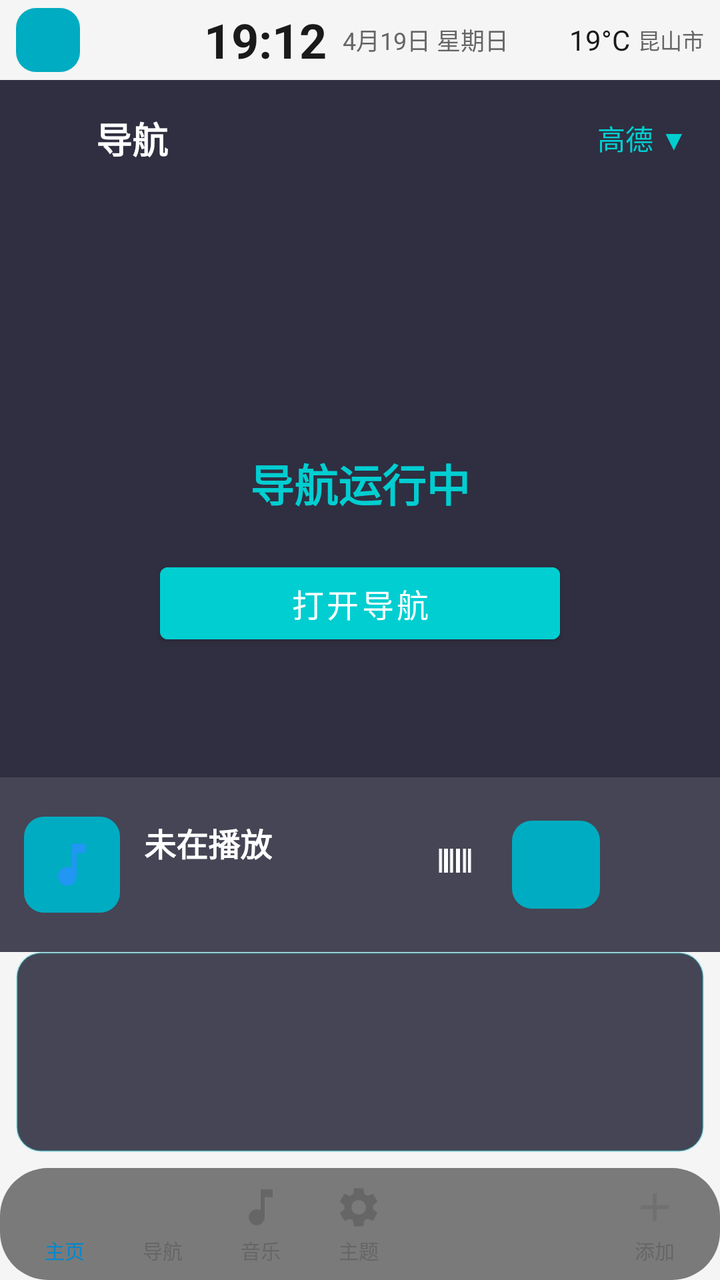
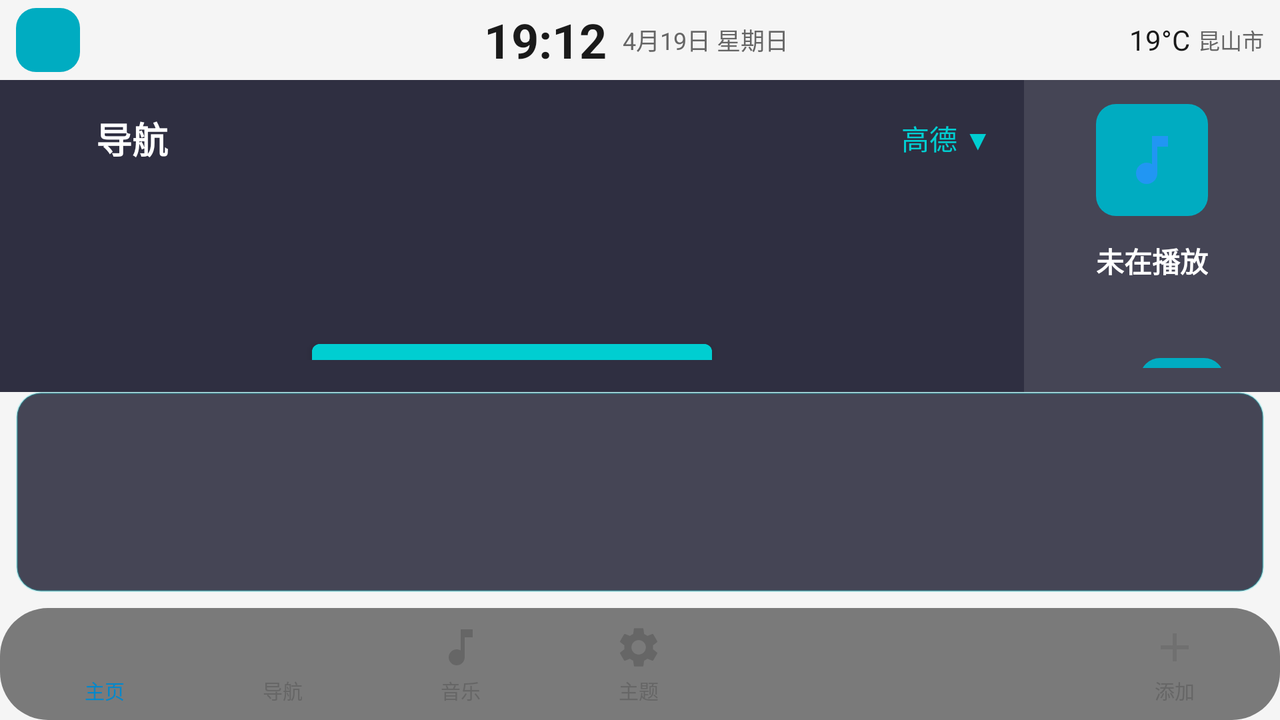

An Android layout and its configuration variant, each rendered on a device that would load it. The default file and the variant file are quoted in full after the pictures.
<!-- AndroidManifest.xml: activity theme Theme.PandaCarLauncher -->
<!-- res/layout/activity_main.xml -->
<?xml version="1.0" encoding="utf-8"?>
<FrameLayout xmlns:android="http://schemas.android.com/apk/res/android"
    xmlns:app="http://schemas.android.com/apk/res-auto"
    android:id="@+id/root_container"
    android:layout_width="match_parent"
    android:layout_height="match_parent">

    
    <ImageView
        android:id="@+id/iv_wallpaper"
        android:layout_width="match_parent"
        android:layout_height="match_parent"
        android:scaleType="centerCrop" />

    
    <LinearLayout
        android:layout_width="match_parent"
        android:layout_height="match_parent"
        android:orientation="vertical">

        
        <include
            android:id="@+id/status_bar"
            layout="@layout/layout_status_bar"
            android:layout_width="match_parent"
            android:layout_height="@dimen/status_bar_height" />

        
        <LinearLayout
            android:layout_width="match_parent"
            android:layout_height="0dp"
            android:layout_weight="1"
            android:orientation="vertical">

            
            <FrameLayout
                android:id="@+id/nav_area"
                android:layout_width="match_parent"
                android:layout_height="0dp"
                android:layout_weight="4"
                android:background="#E61A1A2E">

                <LinearLayout
                    android:layout_width="match_parent"
                    android:layout_height="match_parent"
                    android:orientation="vertical"
                    android:padding="16dp">

                    
                    <LinearLayout
                        android:layout_width="match_parent"
                        android:layout_height="wrap_content"
                        android:orientation="horizontal"
                        android:gravity="center_vertical">

                        <ImageView
                            android:layout_width="24dp"
                            android:layout_height="24dp"
                            android:src="@drawable/ic_navigation"
                            android:tint="#00CED1" />

                        <TextView
                            android:layout_width="0dp"
                            android:layout_height="wrap_content"
                            android:layout_weight="1"
                            android:layout_marginStart="8dp"
                            android:text="导航"
                            android:textColor="#FFFFFF"
                            android:textSize="18sp"
                            android:textStyle="bold" />

                        <TextView
                            android:id="@+id/nav_switch"
                            android:layout_width="wrap_content"
                            android:layout_height="wrap_content"
                            android:text="高德 ▼"
                            android:textColor="#00CED1"
                            android:textSize="14sp" />

                    </LinearLayout>

                    
                    <LinearLayout
                        android:layout_width="match_parent"
                        android:layout_height="0dp"
                        android:layout_weight="1"
                        android:orientation="vertical"
                        android:gravity="center">

                        <ImageView
                            android:layout_width="80dp"
                            android:layout_height="80dp"
                            android:src="@drawable/ic_navigation"
                            android:tint="#3000CED1" />

                        <TextView
                            android:id="@+id/nav_status"
                            android:layout_width="wrap_content"
                            android:layout_height="wrap_content"
                            android:layout_marginTop="16dp"
                            android:text="导航运行中"
                            android:textColor="#00CED1"
                            android:textSize="22sp"
                            android:textStyle="bold" />

                        <Button
                            android:id="@+id/nav_open"
                            android:layout_width="200dp"
                            android:layout_height="48dp"
                            android:layout_marginTop="20dp"
                            android:text="打开导航"
                            android:textSize="16sp"
                            android:backgroundTint="#00CED1"
                            android:textColor="#FFFFFF" />

                    </LinearLayout>

                </LinearLayout>

            </FrameLayout>

            
            <LinearLayout
                android:id="@+id/music_area"
                android:layout_width="match_parent"
                android:layout_height="0dp"
                android:layout_weight="1"
                android:background="#CC1A1A2E"
                android:orientation="horizontal"
                android:gravity="center_vertical"
                android:padding="12dp">

                <ImageView
                    android:id="@+id/music_album"
                    android:layout_width="48dp"
                    android:layout_height="48dp"
                    android:src="@drawable/ic_music"
                    android:background="@drawable/bg_icon_cyan"
                    android:padding="10dp" />

                <LinearLayout
                    android:layout_width="0dp"
                    android:layout_height="wrap_content"
                    android:layout_weight="1"
                    android:layout_marginStart="12dp"
                    android:orientation="vertical">

                    <TextView
                        android:id="@+id/music_title"
                        android:layout_width="wrap_content"
                        android:layout_height="wrap_content"
                        android:text="未在播放"
                        android:textColor="#FFFFFF"
                        android:textSize="16sp"
                        android:textStyle="bold"
                        android:maxLines="1"
                        android:ellipsize="end" />

                    <TextView
                        android:id="@+id/music_artist"
                        android:layout_width="wrap_content"
                        android:layout_height="wrap_content"
                        android:layout_marginTop="4dp"
                        android:text=""
                        android:textColor="#80FFFFFF"
                        android:textSize="13sp"
                        android:maxLines="1"
                        android:ellipsize="end" />

                </LinearLayout>

                <LinearLayout
                    android:layout_width="wrap_content"
                    android:layout_height="wrap_content"
                    android:orientation="horizontal">

                    <ImageView
                        android:id="@+id/music_prev"
                        android:layout_width="40dp"
                        android:layout_height="40dp"
                        android:src="@drawable/ic_skip_prev"
                        android:padding="8dp"
                        android:background="@drawable/bg_control_btn" />

                    <ImageView
                        android:id="@+id/music_play"
                        android:layout_width="44dp"
                        android:layout_height="44dp"
                        android:layout_marginStart="8dp"
                        android:layout_marginEnd="8dp"
                        android:src="@drawable/ic_play"
                        android:background="@drawable/bg_icon_cyan"
                        android:padding="11dp" />

                    <ImageView
                        android:id="@+id/music_next"
                        android:layout_width="40dp"
                        android:layout_height="40dp"
                        android:src="@drawable/ic_skip_next"
                        android:padding="8dp"
                        android:background="@drawable/bg_control_btn" />

                </LinearLayout>

            </LinearLayout>

            
            <androidx.recyclerview.widget.RecyclerView
                android:id="@+id/rv_app_grid"
                android:layout_width="match_parent"
                android:layout_height="100dp"
                android:layout_marginStart="8dp"
                android:layout_marginEnd="8dp"
                android:layout_marginBottom="8dp"
                android:background="@drawable/bg_plugin_card"
                android:clipToPadding="false"
                android:padding="8dp" />

        </LinearLayout>

        
        <include
            android:id="@+id/bottom_nav"
            layout="@layout/layout_bottom_nav"
            android:layout_width="match_parent"
            android:layout_height="@dimen/bottom_nav_height" />

    </LinearLayout>

</FrameLayout>
<!-- res/layout/layout_status_bar.xml (included above) -->
<?xml version="1.0" encoding="utf-8"?>
<LinearLayout xmlns:android="http://schemas.android.com/apk/res/android"
    android:layout_width="match_parent"
    android:layout_height="@dimen/status_bar_height"
    android:orientation="horizontal"
    android:gravity="center_vertical"
    android:paddingStart="@dimen/spacing_md"
    android:paddingEnd="@dimen/spacing_md"
    android:background="@color/transparent">

    
    <ImageView
        android:id="@+id/iv_user"
        android:layout_width="32dp"
        android:layout_height="32dp"
        android:src="@drawable/ic_user"
        android:background="@drawable/bg_icon_cyan"
        android:padding="6dp" />

    
    <ImageView
        android:layout_width="24dp"
        android:layout_height="24dp"
        android:layout_marginStart="@dimen/spacing_md"
        android:src="@drawable/ic_navigation"
        android:alpha="0.7" />

    
    <LinearLayout
        android:layout_width="0dp"
        android:layout_height="wrap_content"
        android:layout_weight="1"
        android:orientation="horizontal"
        android:gravity="center">

        <TextView
            android:id="@+id/tv_time"
            android:layout_width="wrap_content"
            android:layout_height="wrap_content"
            android:text="19:12"
            android:textColor="@color/text_primary"
            android:textSize="@dimen/status_bar_time_size"
            android:textStyle="bold" />

        <TextView
            android:id="@+id/tv_date"
            android:layout_width="wrap_content"
            android:layout_height="wrap_content"
            android:layout_marginStart="@dimen/spacing_md"
            android:text="4月19日 星期日"
            android:textColor="@color/text_secondary"
            android:textSize="@dimen/status_bar_date_size" />

    </LinearLayout>

    
    <LinearLayout
        android:layout_width="wrap_content"
        android:layout_height="wrap_content"
        android:orientation="horizontal"
        android:gravity="center_vertical">

        <TextView
            android:id="@+id/tv_weather"
            android:layout_width="wrap_content"
            android:layout_height="wrap_content"
            android:text="19°C"
            android:textColor="@color/text_primary"
            android:textSize="@dimen/text_size_normal" />

        <TextView
            android:id="@+id/tv_location"
            android:layout_width="wrap_content"
            android:layout_height="wrap_content"
            android:layout_marginStart="@dimen/spacing_sm"
            android:text="昆山市"
            android:textColor="@color/text_secondary"
            android:textSize="@dimen/text_size_small" />

    </LinearLayout>

</LinearLayout>
<!-- res/layout/layout_bottom_nav.xml (included above) -->
<?xml version="1.0" encoding="utf-8"?>
<LinearLayout xmlns:android="http://schemas.android.com/apk/res/android"
    android:layout_width="match_parent"
    android:layout_height="@dimen/bottom_nav_height"
    android:orientation="horizontal"
    android:gravity="center_vertical"
    android:background="@drawable/bg_bottom_nav"
    android:paddingStart="8dp"
    android:paddingEnd="8dp">

    
    <LinearLayout
        android:id="@+id/nav_home"
        android:layout_width="0dp"
        android:layout_height="match_parent"
        android:layout_weight="1"
        android:orientation="vertical"
        android:gravity="center"
        android:background="?android:attr/selectableItemBackgroundBorderless">

        <ImageView
            android:layout_width="24dp"
            android:layout_height="24dp"
            android:src="@drawable/ic_home"
            android:tint="@color/primary" />

        <TextView
            android:layout_width="wrap_content"
            android:layout_height="wrap_content"
            android:layout_marginTop="2dp"
            android:text="@string/nav_home"
            android:textColor="@color/primary"
            android:textSize="@dimen/text_size_micro" />

    </LinearLayout>

    
    <LinearLayout
        android:id="@+id/nav_navigation"
        android:layout_width="0dp"
        android:layout_height="match_parent"
        android:layout_weight="1"
        android:orientation="vertical"
        android:gravity="center"
        android:background="?android:attr/selectableItemBackgroundBorderless">

        <ImageView
            android:layout_width="24dp"
            android:layout_height="24dp"
            android:src="@drawable/ic_navigation"
            android:tint="@color/text_secondary" />

        <TextView
            android:layout_width="wrap_content"
            android:layout_height="wrap_content"
            android:layout_marginTop="2dp"
            android:text="@string/nav_navigation"
            android:textColor="@color/text_secondary"
            android:textSize="@dimen/text_size_micro" />

    </LinearLayout>

    
    <LinearLayout
        android:id="@+id/nav_music"
        android:layout_width="0dp"
        android:layout_height="match_parent"
        android:layout_weight="1"
        android:orientation="vertical"
        android:gravity="center"
        android:background="?android:attr/selectableItemBackgroundBorderless">

        <ImageView
            android:layout_width="24dp"
            android:layout_height="24dp"
            android:src="@drawable/ic_music"
            android:tint="@color/text_secondary" />

        <TextView
            android:layout_width="wrap_content"
            android:layout_height="wrap_content"
            android:layout_marginTop="2dp"
            android:text="@string/nav_music"
            android:textColor="@color/text_secondary"
            android:textSize="@dimen/text_size_micro" />

    </LinearLayout>

    
    <LinearLayout
        android:id="@+id/nav_theme"
        android:layout_width="0dp"
        android:layout_height="match_parent"
        android:layout_weight="1"
        android:orientation="vertical"
        android:gravity="center"
        android:background="?android:attr/selectableItemBackgroundBorderless">

        <ImageView
            android:layout_width="24dp"
            android:layout_height="24dp"
            android:src="@drawable/ic_settings"
            android:tint="@color/text_secondary" />

        <TextView
            android:layout_width="wrap_content"
            android:layout_height="wrap_content"
            android:layout_marginTop="2dp"
            android:text="主题"
            android:textColor="@color/text_secondary"
            android:textSize="@dimen/text_size_micro" />

    </LinearLayout>

    
    <androidx.recyclerview.widget.RecyclerView
        android:id="@+id/rv_bottom_apps"
        android:layout_width="0dp"
        android:layout_height="match_parent"
        android:layout_weight="2"
        android:orientation="horizontal"
        android:scrollbars="none" />

    
    <LinearLayout
        android:id="@+id/nav_add"
        android:layout_width="0dp"
        android:layout_height="match_parent"
        android:layout_weight="1"
        android:orientation="vertical"
        android:gravity="center"
        android:background="?android:attr/selectableItemBackgroundBorderless">

        <ImageView
            android:layout_width="24dp"
            android:layout_height="24dp"
            android:src="@drawable/ic_add"
            android:tint="@color/text_secondary" />

        <TextView
            android:layout_width="wrap_content"
            android:layout_height="wrap_content"
            android:layout_marginTop="2dp"
            android:text="@string/nav_add"
            android:textColor="@color/text_secondary"
            android:textSize="@dimen/text_size_micro" />

    </LinearLayout>

</LinearLayout>
<!-- resources referenced by this layout -->
<resources>
  <color name="primary">#00CED1</color>
  <color name="text_primary">#FFFFFF</color>
  <color name="text_secondary">#B0B0B0</color>
  <color name="transparent">#00000000</color>
  <!-- from res/values-sw360dp/ -->
  <dimen name="bottom_nav_height">56dp</dimen>
  <!-- from res/values-sw360dp/ -->
  <dimen name="spacing_md">8dp</dimen>
  <!-- from res/values-sw360dp/ -->
  <dimen name="spacing_sm">4dp</dimen>
  <!-- from res/values-sw360dp/ -->
  <dimen name="status_bar_date_size">12sp</dimen>
  <!-- from res/values-sw360dp/ -->
  <dimen name="status_bar_height">40dp</dimen>
  <!-- from res/values-sw360dp/ -->
  <dimen name="status_bar_time_size">24sp</dimen>
  <!-- from res/values-sw360dp/ -->
  <dimen name="text_size_micro">10sp</dimen>
  <!-- from res/values-sw360dp/ -->
  <dimen name="text_size_normal">14sp</dimen>
  <!-- from res/values-sw360dp/ -->
  <dimen name="text_size_small">11sp</dimen>
  <!-- drawable bg_bottom_nav (drawable) -->
  <?xml version="1.0" encoding="utf-8"?>
  <shape xmlns:android="http://schemas.android.com/apk/res/android"
      android:shape="rectangle">
      <solid android:color="@color/semi_transparent" />
      <corners android:radius="24dp" />
  </shape>
  <!-- drawable bg_icon_cyan (drawable) -->
  <?xml version="1.0" encoding="utf-8"?>
  <shape xmlns:android="http://schemas.android.com/apk/res/android"
      android:shape="rectangle">
      <solid android:color="@color/icon_bg_cyan" />
      <corners android:radius="@dimen/app_icon_corner" />
  </shape>
  <!-- drawable bg_plugin_card (drawable) -->
  <?xml version="1.0" encoding="utf-8"?>
  <shape xmlns:android="http://schemas.android.com/apk/res/android"
      android:shape="rectangle">
      <solid android:color="#CC1A1A2E" />
      <corners android:radius="12dp" />
      <stroke android:width="1dp" android:color="#4000CED1" />
  </shape>
  <!-- drawable ic_add (drawable) -->
  <?xml version="1.0" encoding="utf-8"?>
  <vector xmlns:android="http://schemas.android.com/apk/res/android"
      android:width="24dp"
      android:height="24dp"
      android:viewportWidth="24"
      android:viewportHeight="24">
      <path
          android:fillColor="#80FFFFFF"
          android:pathData="M19,13h-6v6h-2v-6H5v-2h6V5h2v6h6v2z"/>
  </vector>
  <!-- drawable ic_music (drawable) -->
  <?xml version="1.0" encoding="utf-8"?>
  <vector xmlns:android="http://schemas.android.com/apk/res/android"
      android:width="24dp"
      android:height="24dp"
      android:viewportWidth="24"
      android:viewportHeight="24">
      <path
          android:fillColor="#2196F3"
          android:pathData="M12,3v10.55c-0.59,-0.34 -1.27,-0.55 -2,-0.55 -2.21,0 -4,1.79 -4,4s1.79,4 4,4 4,-1.79 4,-4V7h4V3h-6z"/>
  </vector>
  <!-- drawable ic_skip_prev (drawable) -->
  <?xml version="1.0" encoding="utf-8"?>
  <vector xmlns:android="http://schemas.android.com/apk/res/android"
      android:width="24dp"
      android:height="24dp"
      android:viewportWidth="24"
      android:viewportHeight="24">
      <path
          android:fillColor="#FFFFFF"
          android:pathData="M6,6h2v12H6V6zM3.5,6h1.5v12H3.5V6zM9,6h1.5v12H9V6zM12,6h2v12h-2V6zM15.5,6H17v12h-1.5V6zM18,6h1.5v12H18V6z"/>
  </vector>
  <string name="nav_add">添加</string>
  <string name="nav_home">主页</string>
  <string name="nav_music">音乐</string>
  <string name="nav_navigation">导航</string>
  <color name="semi_transparent">#80000000</color>
  <color name="icon_bg_cyan">#00ACC1</color>
  <!-- from res/values-sw360dp/ -->
  <dimen name="app_icon_corner">10dp</dimen>
  <color name="primary_dark">#00A88A</color>
  <color name="accent">#FF6B6B</color>
  <color name="background">#0D1642</color>
  <!-- some entries are left out for length -->
</resources>
<!-- res/layout-land/activity_main.xml (the repository's variant of the layout above) -->
<!-- drawn on the phone turned sideways -->
<?xml version="1.0" encoding="utf-8"?>
<FrameLayout xmlns:android="http://schemas.android.com/apk/res/android"
    xmlns:app="http://schemas.android.com/apk/res-auto"
    android:id="@+id/root_container"
    android:layout_width="match_parent"
    android:layout_height="match_parent">

    
    <ImageView
        android:id="@+id/iv_wallpaper"
        android:layout_width="match_parent"
        android:layout_height="match_parent"
        android:scaleType="centerCrop" />

    
    <LinearLayout
        android:layout_width="match_parent"
        android:layout_height="match_parent"
        android:orientation="vertical">

        
        <include
            android:id="@+id/status_bar"
            layout="@layout/layout_status_bar"
            android:layout_width="match_parent"
            android:layout_height="@dimen/status_bar_height" />

        
        <LinearLayout
            android:layout_width="match_parent"
            android:layout_height="0dp"
            android:layout_weight="1"
            android:orientation="vertical">

            
            <LinearLayout
                android:layout_width="match_parent"
                android:layout_height="0dp"
                android:layout_weight="1"
                android:orientation="horizontal">

                
                <FrameLayout
                    android:id="@+id/nav_area"
                    android:layout_width="0dp"
                    android:layout_height="match_parent"
                    android:layout_weight="4"
                    android:background="#E61A1A2E">

                    <LinearLayout
                        android:layout_width="match_parent"
                        android:layout_height="match_parent"
                        android:orientation="vertical"
                        android:padding="16dp">

                        
                        <LinearLayout
                            android:layout_width="match_parent"
                            android:layout_height="wrap_content"
                            android:orientation="horizontal"
                            android:gravity="center_vertical">

                            <ImageView
                                android:layout_width="24dp"
                                android:layout_height="24dp"
                                android:src="@drawable/ic_navigation"
                                android:tint="#00CED1" />

                            <TextView
                                android:layout_width="0dp"
                                android:layout_height="wrap_content"
                                android:layout_weight="1"
                                android:layout_marginStart="8dp"
                                android:text="导航"
                                android:textColor="#FFFFFF"
                                android:textSize="18sp"
                                android:textStyle="bold" />

                            <TextView
                                android:id="@+id/nav_switch"
                                android:layout_width="wrap_content"
                                android:layout_height="wrap_content"
                                android:text="高德 ▼"
                                android:textColor="#00CED1"
                                android:textSize="14sp" />

                        </LinearLayout>

                        
                        <LinearLayout
                            android:layout_width="match_parent"
                            android:layout_height="0dp"
                            android:layout_weight="1"
                            android:orientation="vertical"
                            android:gravity="center">

                            <ImageView
                                android:layout_width="80dp"
                                android:layout_height="80dp"
                                android:src="@drawable/ic_navigation"
                                android:tint="#3000CED1" />

                            <TextView
                                android:id="@+id/nav_status"
                                android:layout_width="wrap_content"
                                android:layout_height="wrap_content"
                                android:layout_marginTop="16dp"
                                android:text="导航运行中"
                                android:textColor="#00CED1"
                                android:textSize="22sp"
                                android:textStyle="bold" />

                            <Button
                                android:id="@+id/nav_open"
                                android:layout_width="200dp"
                                android:layout_height="48dp"
                                android:layout_marginTop="20dp"
                                android:text="打开导航"
                                android:textSize="16sp"
                                android:backgroundTint="#00CED1"
                                android:textColor="#FFFFFF" />

                        </LinearLayout>

                    </LinearLayout>

                </FrameLayout>

                
                <LinearLayout
                    android:id="@+id/music_area"
                    android:layout_width="0dp"
                    android:layout_height="match_parent"
                    android:layout_weight="1"
                    android:background="#CC1A1A2E"
                    android:orientation="vertical"
                    android:gravity="center"
                    android:padding="12dp">

                    <ImageView
                        android:id="@+id/music_album"
                        android:layout_width="56dp"
                        android:layout_height="56dp"
                        android:src="@drawable/ic_music"
                        android:background="@drawable/bg_icon_cyan"
                        android:padding="12dp" />

                    <TextView
                        android:id="@+id/music_title"
                        android:layout_width="wrap_content"
                        android:layout_height="wrap_content"
                        android:layout_marginTop="12dp"
                        android:text="未在播放"
                        android:textColor="#FFFFFF"
                        android:textSize="14sp"
                        android:textStyle="bold"
                        android:maxLines="2"
                        android:ellipsize="end"
                        android:gravity="center" />

                    <TextView
                        android:id="@+id/music_artist"
                        android:layout_width="wrap_content"
                        android:layout_height="wrap_content"
                        android:layout_marginTop="6dp"
                        android:text=""
                        android:textColor="#80FFFFFF"
                        android:textSize="12sp"
                        android:maxLines="1"
                        android:ellipsize="end" />

                    <LinearLayout
                        android:layout_width="wrap_content"
                        android:layout_height="wrap_content"
                        android:layout_marginTop="16dp"
                        android:orientation="horizontal">

                        <ImageView
                            android:id="@+id/music_prev"
                            android:layout_width="36dp"
                            android:layout_height="36dp"
                            android:src="@drawable/ic_skip_prev"
                            android:padding="7dp"
                            android:background="@drawable/bg_control_btn" />

                        <ImageView
                            android:id="@+id/music_play"
                            android:layout_width="42dp"
                            android:layout_height="42dp"
                            android:layout_marginStart="10dp"
                            android:layout_marginEnd="10dp"
                            android:src="@drawable/ic_play"
                            android:background="@drawable/bg_icon_cyan"
                            android:padding="10dp" />

                        <ImageView
                            android:id="@+id/music_next"
                            android:layout_width="36dp"
                            android:layout_height="36dp"
                            android:src="@drawable/ic_skip_next"
                            android:padding="7dp"
                            android:background="@drawable/bg_control_btn" />

                    </LinearLayout>

                </LinearLayout>

            </LinearLayout>

            
            <androidx.recyclerview.widget.RecyclerView
                android:id="@+id/rv_app_grid"
                android:layout_width="match_parent"
                android:layout_height="100dp"
                android:layout_marginStart="8dp"
                android:layout_marginEnd="8dp"
                android:layout_marginBottom="8dp"
                android:background="@drawable/bg_plugin_card"
                android:clipToPadding="false"
                android:padding="8dp" />

        </LinearLayout>

        
        <include
            android:id="@+id/bottom_nav"
            layout="@layout/layout_bottom_nav"
            android:layout_width="match_parent"
            android:layout_height="@dimen/bottom_nav_height" />

    </LinearLayout>

</FrameLayout>
